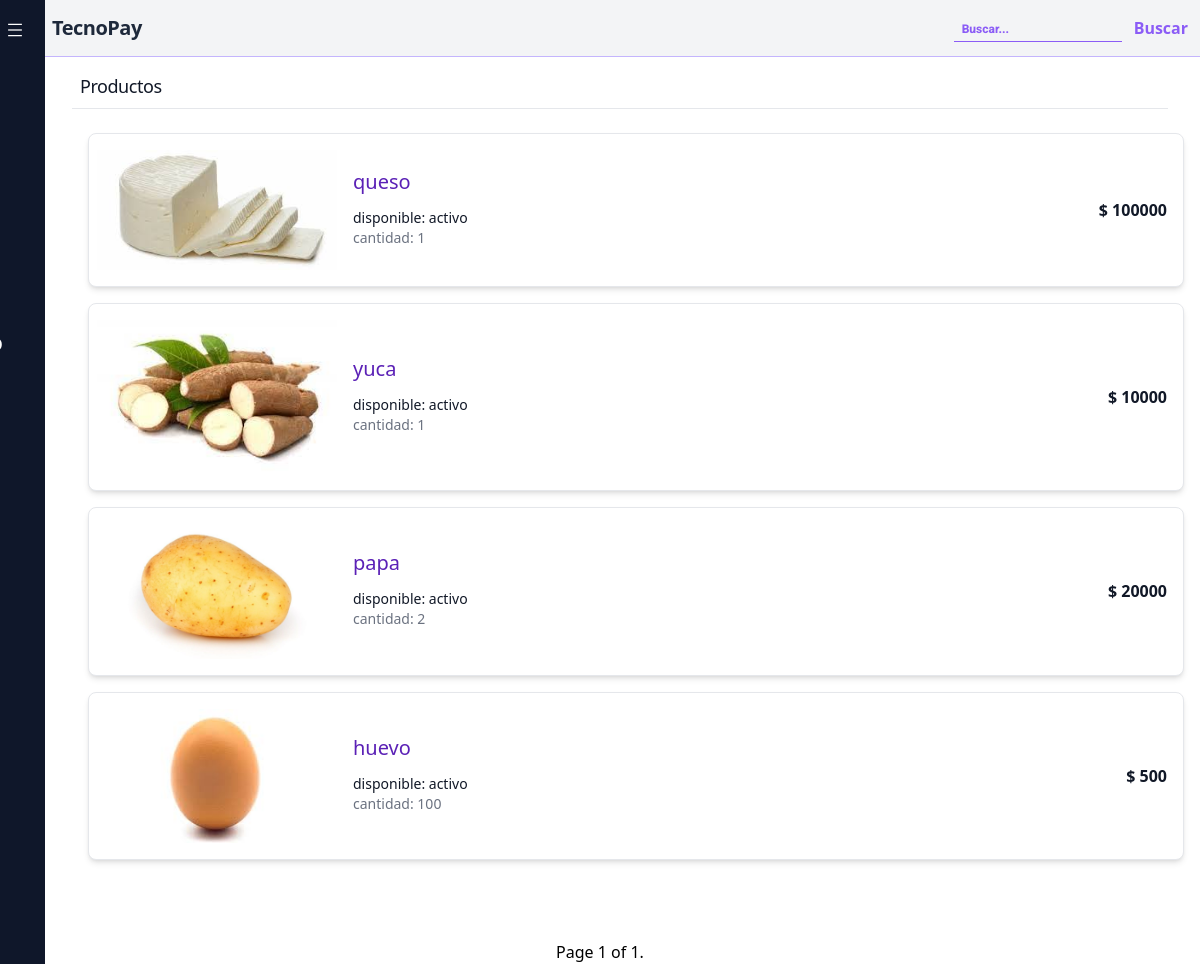
The page /inicio/ on the database its author committed.
### products/models.py (models this page shows, shortened)
class InheritedData(models.Model):
    modified = models.DateTimeField(auto_now=True)
    created = models.DateTimeField(auto_now_add=True)
    class Meta:
        abstract = True

class Products(InheritedData):
    name=models.CharField(max_length=100)
    description=models.TextField()
    img=models.ImageField(null=True,blank=True)
    price=models.PositiveIntegerField()
    quantity=models.PositiveIntegerField(default=1)
    active=models.BooleanField(default=True)
    categorys=models.ManyToManyField(Category)

### products/views.py (the view)
# urls.py: path('inicio/',ProductsView.as_view(),name='products'),
class ProductsView(View):
    def get(self, request, *args, **kwargs):
        search = request.GET.get('search',None)
        if search != None:
            producs_list = Products.objects.filter(name__contains=search)
        else:
            producs_list = Products.objects.all()
        paginator_list = Paginator(producs_list, 15) # Show 15 products per page.
        page_number = request.GET.get('page')
        products_page = paginator_list.get_page(page_number)
        return  render(request, 'products/productslist.html', {'products_page':products_page})

### templates/products/productslist.html (shortened to what this page needs)
{% extends "base/base.html" %}
{% load static %}
{% block content%}
<div class="box ml-10">
    <div class="bg-white ">
        <div class="max-w-2xl mx-auto py-16 px-4  sm:px-6 lg:max-w-7xl lg:px-8">
          <h2 class="text-lg font-medium tracking-tight text-gray-900 p-2 ">Productos</h2>
          <hr>
          <div class="mt-6">
            {% for products in products_page %}
            <div class=" bg-white rounded-lg border shadow-md m-4 dark:bg-gray-800 dark:border-gray-700 w-full">
             <div class="flow-root">
               <a href="{% url 'detail_products' products.id %}">
                  <ul role="list" class="divide-y divide-gray-200 dark:divide-gray-700">
                      <li class="py-3 sm:py-4">
                          <div class="flex items-center space-x-4">
                              <div class="">
                                  <img class="w-60 h-50 object-cover ml-2" src="{{products.img.url}}" alt="Products">
                              </div>
                              <div class="flex-1 min-w-0">
                                <h3 class="text-violet-800 pb-4 text-xl font-medium  leading-none dark:text-white">{{products.name}}</h3>
                                  <p class="text-sm font-medium text-gray-900 truncate dark:text-white">
                                      disponible:
                                      {% if products.active == True %}
                                      activo
                                      {% else %}
                                      no disponible
                                      {% endif %}
                                  </p>
                                  <p class="text-sm text-gray-500 truncate text-gray-400">
                                      cantidad: <span>{{products.quantity}}</span>
                                  </p>
                              </div>
                              <div class="inline-flex items-center text-base font-semibold text-gray-900 dark:text-white p-4">
                                  $ {{products.price}}
                              </div>
                          </div>
                      </li>
                  </ul>
                </a>
             </div>
          </div>
            {% empty %}
            <li>no hay productos disponibles.</li>
            {% endfor %}
          </div>
        </div>
      </div>
</div>
<div class="pagination text-center">
  <span class="step-links">
      <span class="current">
          Page {{ products_page.number }} of {{ products_page.paginator.num_pages }}.
      </span>
  </span>
</div>
{% endblock %}

### templates/base/base.html (style rules this page uses)
body { box-sizing: border-box; padding: 0; margin: 0; position: relative; }

### rows shown on the page
Products: img (picture), name "queso", active "activo", quantity "1", price "100000"
Products: img (picture), name "yuca", active "activo", quantity "1", price "10000"
Products: img (picture), name "papa", active "activo", quantity "2", price "20000"
Products: img (picture), name "huevo", active "activo", quantity "100", price "500"

### other values the page prints
{{ products_page.number }} "1"
{{ products_page.paginator.num_pages }} "1"
